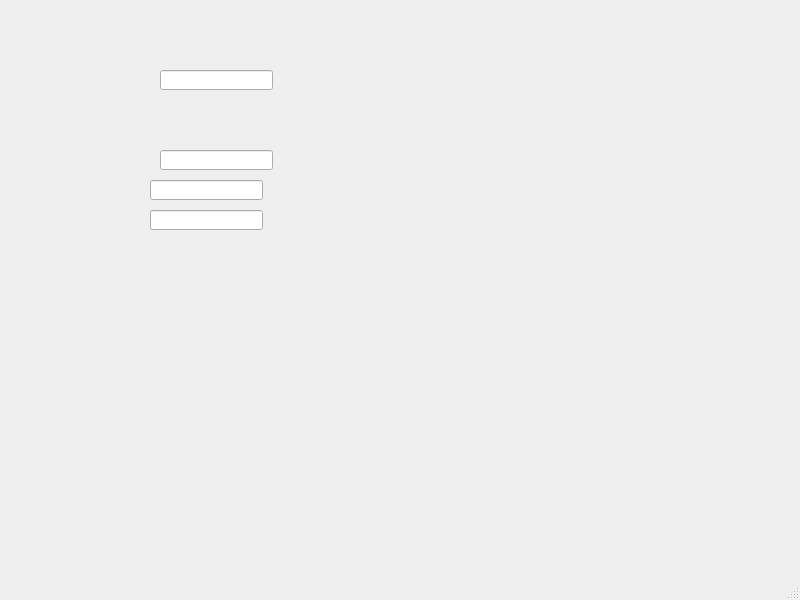
<?xml version="1.0" encoding="UTF-8"?>
<ui version="4.0">
 <class>MainWindow</class>
 <widget class="QMainWindow" name="MainWindow">
  <property name="geometry">
   <rect>
    <x>0</x>
    <y>0</y>
    <width>800</width>
    <height>600</height>
   </rect>
  </property>
  <property name="windowTitle">
   <string>MainWindow</string>
  </property>
  <widget class="QWidget" name="centralwidget">
   <widget class="QLineEdit" name="lineEdit">
    <property name="geometry">
     <rect>
      <x>160</x>
      <y>70</y>
      <width>113</width>
      <height>20</height>
     </rect>
    </property>
   </widget>
   <widget class="QLineEdit" name="lineEdit_2">
    <property name="geometry">
     <rect>
      <x>160</x>
      <y>150</y>
      <width>113</width>
      <height>20</height>
     </rect>
    </property>
   </widget>
   <widget class="QLineEdit" name="lineEdit_3">
    <property name="geometry">
     <rect>
      <x>150</x>
      <y>210</y>
      <width>113</width>
      <height>20</height>
     </rect>
    </property>
   </widget>
   <widget class="QLineEdit" name="lineEdit_4">
    <property name="geometry">
     <rect>
      <x>150</x>
      <y>180</y>
      <width>113</width>
      <height>20</height>
     </rect>
    </property>
   </widget>
  </widget>
  <widget class="QMenuBar" name="menubar">
   <property name="geometry">
    <rect>
     <x>0</x>
     <y>0</y>
     <width>800</width>
     <height>22</height>
    </rect>
   </property>
  </widget>
  <widget class="QStatusBar" name="statusbar"/>
 </widget>
 <tabstops>
  <tabstop>lineEdit</tabstop>
  <tabstop>lineEdit_2</tabstop>
  <tabstop>lineEdit_4</tabstop>
  <tabstop>lineEdit_3</tabstop>
 </tabstops>
 <resources/>
 <connections/>
</ui>
